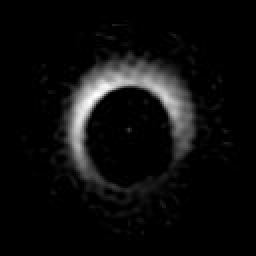
#> input picture src/name_HD142527.jpg, 128 x 128 px (shown 2 times larger)
$ jupyter execute --allow-errors Distances.ipynb   (shell and % lines are left out)   (older library calls are emulated)
#> lines starting #> are read from the running program, lines starting #| are printed output that depends on the picture
[cell 1]
import pymc3 as pm
import numpy as np
import scipy.io as sio

import matplotlib.pyplot as plt

import imageio

[cell 2]
mycmap = 'seismic'

[cell 3]
I = imageio.imread('name_HD142527.jpg')
#> I is the input picture: shape (128, 128); min 0, max 255, mean 13.5
#> (the rest of this cell did not finish here and is left out)

[cell 4]
plt.figure()
im = plt.imshow(I/np.max(I) > 0.2, cmap=mycmap)
plt.colorbar(im)
plt.figure()
#> (the rest of this cell did not finish here and is left out)

# Wasserstein Distance

[cell 5]
def cumulative(A):
    cumMatrix = np.zeros(A.shape)
    cumMatrix[0,:] = np.cumsum(A[0,:])
#> cumMatrix: shape (128, 128) float64; every value is 0
    cumMatrix[:,0] = np.cumsum(A[:,0])

    for i in range(A.shape[0]):
        for j in range(A.shape[1]):
            if i == 0 or j == 0:
                continue
            cumMatrix[i,j] = np.sum(A[:i,:j])
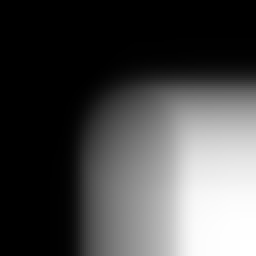
#> cumMatrix: shape (128, 128) float64 (shown 2 times larger); min 0, max 220810, mean 64012.3; drawn with min black and max white

    return cumMatrix

[cell 6]
# wassersteing_distance(I,Imod)
I_cum = cumulative(I)
I_cum = I_cum/I_cum[-1,-1]
im = plt.imshow(I_cum, cmap=mycmap)
plt.colorbar(im)
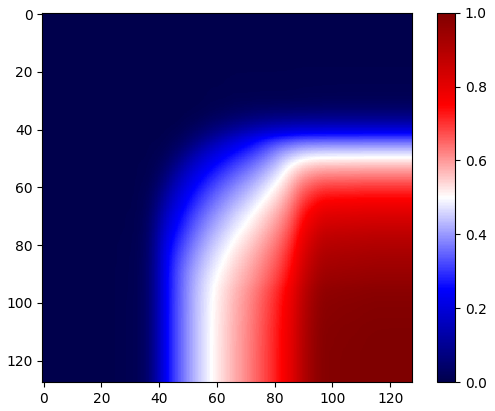
#> figure drawn by matplotlib, 2 panels
